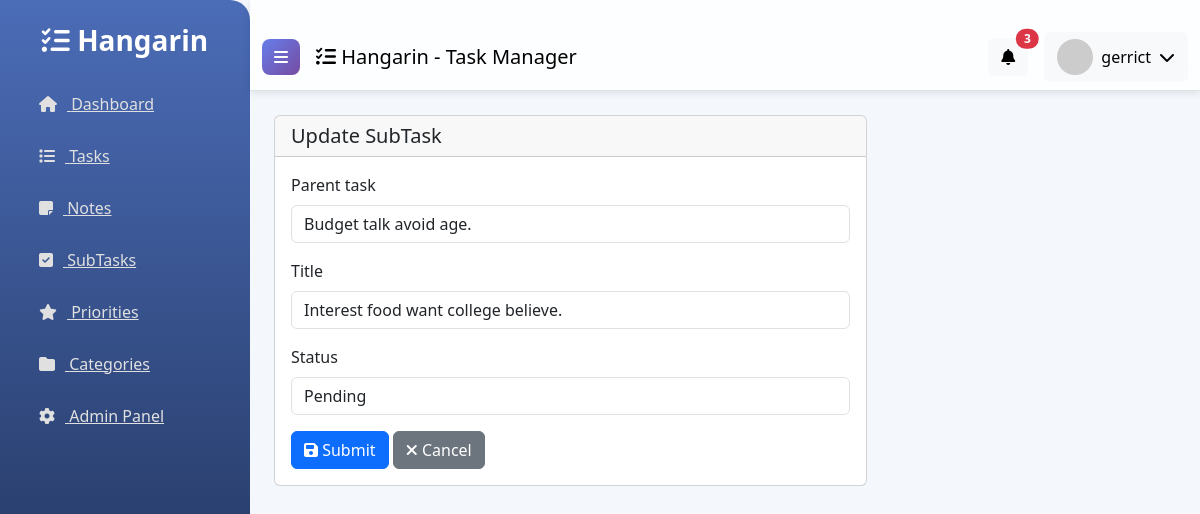
Screenshot of /subtask_list/1/ (signed in) with the database file from the repository.
### tasks/models.py (models this page shows, shortened)
class BaseModel(models.Model):
    created_at = models.DateTimeField(auto_now_add=True)
    updated_at = models.DateTimeField(auto_now=True)
    class Meta:
        abstract = True

class SubTask(BaseModel):
    parent_task = models.ForeignKey(
        Task,
        on_delete=models.CASCADE,
        related_name="subtasks",
    )
    title = models.CharField(max_length=255)
    status = models.CharField(
        max_length=50,
        choices=STATUS_CHOICES,
        default="Pending",
    )
    class Meta:
        verbose_name = "SubTask"
        verbose_name_plural = "SubTasks"

### tasks/views.py (the view)
# urls.py: path('subtask_list/<pk>/', views.SubTaskUpdateView.as_view(), name='subtask-update'),
class SubTaskUpdateView(LoginRequiredMixin, UpdateView):
    model = SubTask
    form_class = SubTaskForm
    template_name = 'subtask_form.html'
    success_url = reverse_lazy('subtask-list')
    login_url = '/accounts/login/'

### tasks/forms.py
class SubTaskForm(ModelForm):
    class Meta:
        model = SubTask
        fields = "__all__"

### tasks/models.py (called while the page is built)
    def __str__(self):
        return self.title

### templates/subtask_form.html (shortened to what this page needs)
{% extends 'base.html' %}
{% load static %}
{% block content %}
<div class="row">
    <div class="col-md-8">
        <div class="card">
            <div class="card-header">
                <h5 class="card-title mb-0">
                    {% if object %}Update SubTask{% else %}Add New SubTask{% endif %}
                </h5>
            </div>
            <div class="card-body">
                <form method="post" novalidate>
                    {% include 'includes/form.html' %}
                    <div class="mt-3">
                        <button type="submit" class="btn btn-primary">
                            <i class="fas fa-save"></i> Submit
                        </button>
                        <a href="{% url 'subtask-list' %}" class="btn btn-secondary">
                            <i class="fas fa-times"></i> Cancel
                        </a>
                    </div>
                </form>
            </div>
        </div>
    </div>
</div>
{% endblock %}

### templates/base.html (shortened to what this page needs)
{% load static %}
<!DOCTYPE html>
<html lang="en">
<head>
    <link href="https://cdn.jsdelivr.net/npm/bootstrap@5.3.0/dist/css/bootstrap.min.css" rel="stylesheet">
    <link rel="stylesheet" href="https://cdnjs.cloudflare.com/ajax/libs/font-awesome/6.4.0/css/all.min.css">
</head>
<body>
    <div class="d-flex">
        <nav id="sidebar">
            <div class="p-4">
                <h3 class="mb-4 text-center">
                    <i class="fas fa-tasks"></i> Hangarin
                </h3>
                <ul class="list-unstyled">
                    <li class="mb-2">
                        <a href="{% url 'home' %}" class="d-block hover-bg">
                            <i class="fas fa-home"></i> Dashboard
                        </a>
                    </li>
                    <li class="mb-2">
                        <a href="{% url 'task-list' %}" class="d-block hover-bg">
                            <i class="fas fa-list"></i> Tasks
                        </a>
                    </li>
                    <li class="mb-2">
                        <a href="{% url 'note-list' %}" class="d-block hover-bg">
                            <i class="fas fa-sticky-note"></i> Notes
                        </a>
                    </li>
                    <li class="mb-2">
                        <a href="{% url 'subtask-list' %}" class="d-block hover-bg">
                            <i class="fas fa-check-square"></i> SubTasks
                        </a>
                    </li>
                    <li class="mb-2">
                        <a href="{% url 'priority-list' %}" class="d-block hover-bg">
                            <i class="fas fa-star"></i> Priorities
                        </a>
                    </li>
                    <li class="mb-2">
                        <a href="{% url 'category-list' %}" class="d-block hover-bg">
                            <i class="fas fa-folder"></i> Categories
                        </a>
                    </li>
                    <li class="mb-2">
                        <a href="/admin/" class="d-block hover-bg">
                            <i class="fas fa-cog"></i> Admin Panel
                        </a>
                    </li>
                </ul>
            </div>
        </nav>
        <div class="flex-fill">
            <nav class="navbar navbar-expand-lg navbar-light border-bottom">
                <div class="container-fluid">
                    <button class="btn btn-primary me-3" id="sidebarToggle">
                        <i class="fas fa-bars"></i>
                    </button>
                    <span class="navbar-brand mb-0 h1">
                        <i class="fas fa-tasks"></i> Hangarin - Task Manager
                    </span>
                    <div class="ms-auto d-flex align-items-center">
                        <div class="dropdown me-3">
                            <button class="btn btn-light position-relative" type="button" id="notificationDropdown" data-bs-toggle="dropdown">
                                <i class="fas fa-bell"></i>
                                <span class="position-absolute top-0 start-100 translate-middle badge rounded-pill bg-danger">
                                    3
                                </span>
                            </button>
                        </div>
                        <div class="dropdown">
                            <button class="btn btn-light d-flex align-items-center" type="button" id="userDropdown" data-bs-toggle="dropdown">
                                <img src="https://ui-avatars.com/api/?name={{ user.username|default:'User' }}&background=007bff&color=fff&size=36"
                                    alt="user" class="rounded-circle me-2" width="36" height="36">
                                <span class="d-none d-md-inline">
                                    {% if user.is_authenticated %}
                                        {{ user.username }}
                                    {% else %}
                                        Guest
                                    {% endif %}
                                </span>
                                <i class="fas fa-chevron-down ms-2"></i>
                            </button>
                        </div>
                    </div>
                </div>
            </nav>
            <div class="container-fluid p-4">
                {% block content %}{% endblock %}
            </div>
        </div>
    </div>
</body>
</html>

### templates/includes/form.html (shortened to what this page needs)
{% load widget_tweaks %}
{% for field in form %}
<div class="field item form-group mb-3">
    <label class="form-label">{{ field.label }}</label>
    {% render_field field class="form-control" %}
</div>
{% endfor %}

### templates/base.html (style rules this page uses)
body { font-family: 'Segoe UI', Tahoma, Geneva, Verdana, sans-serif; background: #f4f7fc; }
#sidebar { background: linear-gradient(180deg, #4b6cb7, #182848); min-height: 100vh; width: 250px; transition: all 0.3s; border-radius: 0 20px 20px 0; }
#sidebar h3 { font-weight: 700; color: #fff; }
#sidebar ul li a { color: #e0e0e0; padding: 10px 15px; border-radius: 10px; display: flex; align-items: center; transition: all 0.3s; }
#sidebar ul li a i { margin-right: 10px; }
.navbar { backdrop-filter: blur(12px); background: rgba(255, 255, 255, 0.8); box-shadow: 0 2px 8px rgba(0,0,0,0.1); }
.navbar .btn-primary { background: linear-gradient(135deg, #667eea, #764ba2); border: none; border-radius: 8px; transition: all 0.3s; }
.container-fluid { padding-top: 1.5rem; }

### rows the page displays
SubTask: parent_task "Budget talk avoid age." "Interest food want college believe." "Pending"

### other values shown
{{ user.username }} "gerrict"
{{ field.label }} "Parent task" "Title" "Status"
